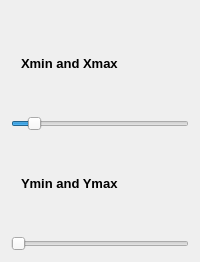
                <widget class="QWidget" name="crop">
                 <layout class="QVBoxLayout" name="verticalLayout_31">
                  <item>
                   <layout class="QVBoxLayout" name="cropLayout" stretch="0,0,0,0">
                    <property name="spacing">
                     <number>45</number>
                    </property>
                    <property name="topMargin">
                     <number>45</number>
                    </property>
                    <item>
                     <widget class="QLabel" name="label_14">
                      <property name="font">
                       <font>
                        <family>Segoe UI</family>
                        <pointsize>10</pointsize>
                        <bold>true</bold>
                       </font>
                      </property>
                      <property name="text">
                       <string>Xmin and Xmax</string>
                      </property>
                      <property name="indent">
                       <number>10</number>
                      </property>
                     </widget>
                    </item>
                    <item>
                     <widget class="QSlider" name="width">
                      <property name="maximumSize">
                       <size>
                        <width>16777215</width>
                        <height>16777215</height>
                       </size>
                      </property>
                      <property name="cursor">
                       <cursorShape>ArrowCursor</cursorShape>
                      </property>
                      <property name="acceptDrops">
                       <bool>false</bool>
                      </property>
                      <property name="styleSheet">
                       <string notr="true"/>
                      </property>
                      <property name="value">
                       <number>10</number>
                      </property>
                      <property name="orientation">
                       <enum>Qt::Horizontal</enum>
                      </property>
                     </widget>
                    </item>
                    <item>
                     <widget class="QLabel" name="label_15">
                      <property name="font">
                       <font>
                        <family>Segoe UI</family>
                        <pointsize>10</pointsize>
                        <bold>true</bold>
                       </font>
                      </property>
                      <property name="text">
                       <string>Ymin and Ymax</string>
                      </property>
                      <property name="indent">
                       <number>10</number>
                      </property>
                     </widget>
                    </item>
                    <item>
                     <widget class="QSlider" name="height">
                      <property name="orientation">
                       <enum>Qt::Horizontal</enum>
                      </property>
                     </widget>
                    </item>
                   </layout>
                  </item>
                 </layout>
                </widget>
